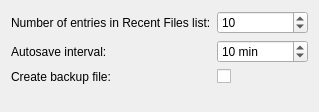
<ui version="4.0" >
 <class>FileOptionsWidget</class>
 <widget class="QWidget" name="FileOptionsWidget" >
  <property name="geometry" >
   <rect>
    <x>0</x>
    <y>0</y>
    <width>306</width>
    <height>112</height>
   </rect>
  </property>
  <property name="windowTitle" >
   <string>File Options</string>
  </property>
  <layout class="QFormLayout">
   <item row="0" column="0" >
    <widget class="QLabel" name="label" >
     <property name="text" >
      <string>Number of entries in Recent Files list:</string>
     </property>
    </widget>
   </item>
   <item row="0" column="1" >
    <widget class="KIntSpinBox" name="m_recentFilesEntries" >
     <property name="whatsThis" >
      <string>Controls the maximum number of filenames that are shown when you select File-> Open Recent.</string>
     </property>
     <property name="maximum" >
      <number>20</number>
     </property>
     <property name="value" >
      <number>10</number>
     </property>
    </widget>
   </item>
   <item row="1" column="0" >
    <widget class="QLabel" name="label_2" >
     <property name="text" >
      <string>Autosave interval:</string>
     </property>
    </widget>
   </item>
   <item row="1" column="1" >
    <widget class="KIntSpinBox" name="m_autoSaveDelay" >
     <property name="whatsThis" >
      <string>Here you can select the time between autosaves, or disable this feature altogether by choosing "No autosave" (by selecting the minimum value).</string>
     </property>
     <property name="specialValueText" >
      <string>No autosave</string>
     </property>
     <property name="suffix" >
      <string extracomment="unit symbol for minutes, leading space as separator"> min</string>
     </property>
     <property name="maximum" >
      <number>60</number>
     </property>
     <property name="value" >
      <number>10</number>
     </property>
    </widget>
   </item>
   <item row="2" column="0">
    <widget class="QLabel">
     <property name="text" >
      <string>Create backup file:</string>
     </property>
    </widget>
   </item>
   <item row="2" column="1">
    <widget class="QCheckBox" name="m_createBackupFile" >
     <property name="whatsThis" >
      <string>Check this box if you want some backup files created. This is checked per default.</string>
     </property>
    </widget>
   </item>
   <item row="3" column="0" colspan="2" >
    <spacer name="verticalSpacer" >
     <property name="orientation" >
      <enum>Qt::Vertical</enum>
     </property>
     <property name="sizeHint" stdset="0" >
      <size>
       <width>278</width>
       <height>10</height>
      </size>
     </property>
    </spacer>
   </item>
  </layout>
 </widget>
 <customwidgets>
  <customwidget>
   <class>KIntSpinBox</class>
   <extends>QSpinBox</extends>
   <header>knuminput.h</header>
  </customwidget>
 </customwidgets>
 <resources/>
 <connections/>
</ui>
